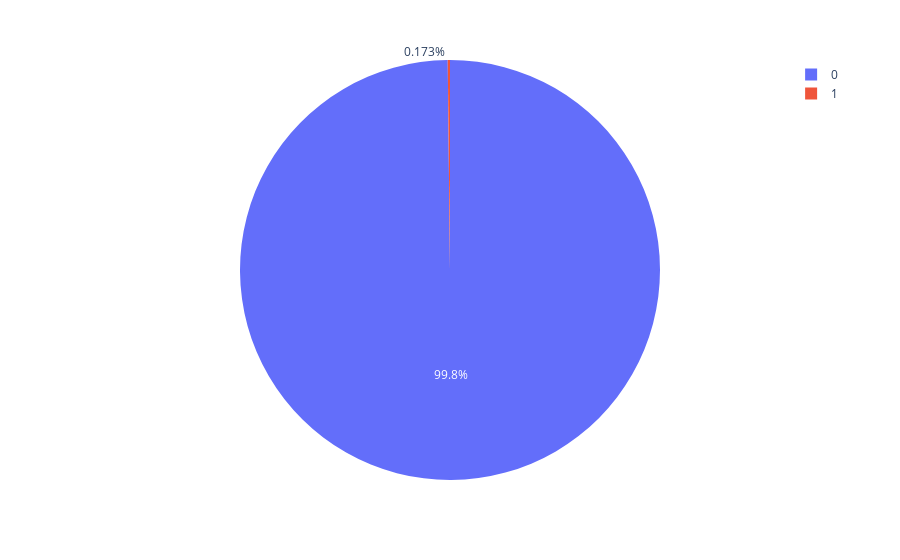

The notebook cell this image was saved under:
### Code cell
px.pie(val,values="Class",names="index")

### Figure 1 — Plotly figure (JSON) as saved in the notebook; plotly's stock layout.template omitted (floating-point values rounded to 4 significant figures)
{"data": [{"domain": {"x": [0, 1], "y": [0, 1]}, "hovertemplate": "index=%{label}<br>Class=%{value}<extra></extra>", "labels": [0, 1], "legendgroup": "", "name": "", "showlegend": true, "type": "pie", "values": [284315, 492]}], "layout": {"legend": {"tracegroupgap": 0}, "margin": {"t": 60}}}
